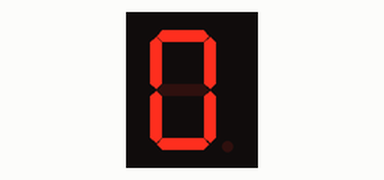
Simulated run of this sketch. Board: Arduino Uno, built with avr-gcc and run on an emulated ATmega328P. Parts: 1-digit seven-segment display.

Above: at 0.1 s.
At 4.1 s:
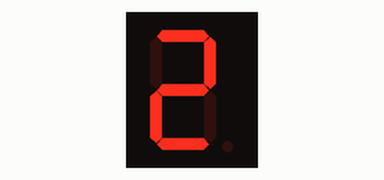
At 8.1 s:
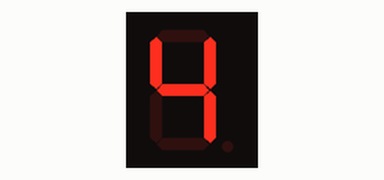
At 16.1 s:
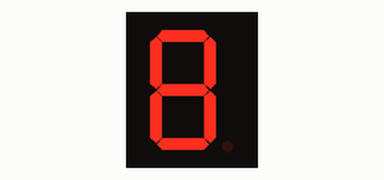
At 26.1 s:
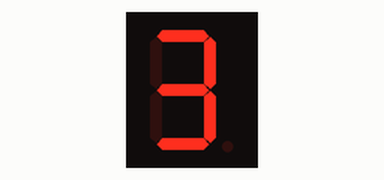
At 38.1 s:
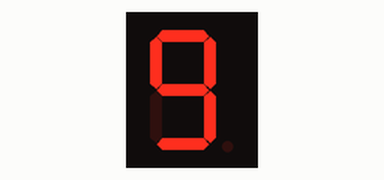

Measured:
- what the display in image 1 shows lasts 2.0 s, from 4.0 s to 6.0 s

The sketch:

seven_segment.ino.ino
```cpp
#include <SevSeg.h>
SevSeg sevseg;

void setup()
{
    //Set to 1 for single digit display
    byte numDigits = 1;

    //defines common pins while using multi-digit display. Left empty as we have a single digit display
    byte digitPins[] = {};

    //Defines arduino pin connections in order: A, B, C, D, E, F, G, DP
    // byte segmentPins[] = {3, 2, 8, 7, 6, 4, 5, 9};
    byte segmentPins[] = {2, 3, 4, 5, 6, 7, 8, 9};
    bool resistorsOnSegments = false;

    //Initialize sevseg object. Uncomment second line if you use common cathode 7 segment
    sevseg.begin(COMMON_ANODE, numDigits, digitPins, segmentPins, resistorsOnSegments);
    //sevseg.begin(COMMON_CATHODE, numDigits, digitPins, segmentPins, resistorsOnSegments);

    sevseg.setBrightness(90);
}

void loop()
{
   //Display numbers one by one with 2 seconds delay
   for(int i = 0; i < 10; i++)
   {
     sevseg.setNumber(i);
     sevseg.refreshDisplay();
     delay(2000);
   }
}
```
